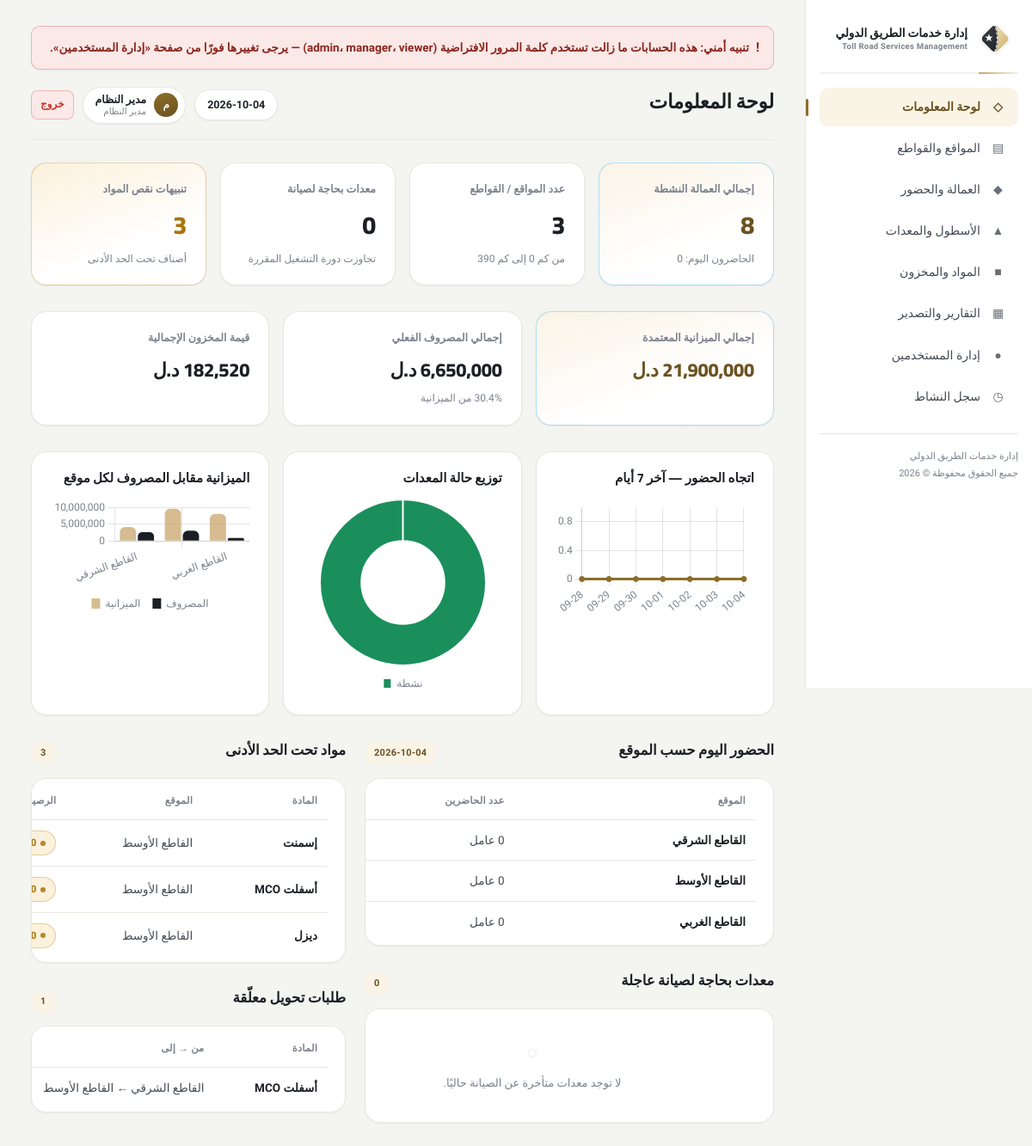
The page / (signed in) on the database its author committed.
### tables this page shows
CREATE TABLE sites (
    id              INTEGER PRIMARY KEY AUTOINCREMENT,
    name            TEXT NOT NULL,
    code            TEXT NOT NULL UNIQUE,
    km_from         REAL,
    km_to           REAL,
    progress_pct    REAL DEFAULT 0,      -- نسبة الإنجاز الفعلي
    budget          REAL DEFAULT 0,      -- الميزانية المعتمدة
    spent           REAL DEFAULT 0,      -- المصروف الفعلي
    manager_name    TEXT,                -- مدير الموقع المسؤول
    latitude        REAL,                -- إحداثيات الموقع (لخريطة الموقع)
    longitude       REAL,
    status          TEXT NOT NULL DEFAULT 'قيد التنفيذ',  -- قيد التنفيذ | متوقف | مكتمل
    created_at      TEXT DEFAULT (datetime('now'))
);

CREATE TABLE material_stock (
    id              INTEGER PRIMARY KEY AUTOINCREMENT,
    material_id     INTEGER NOT NULL,
    site_id         INTEGER NOT NULL,
    quantity        REAL DEFAULT 0,
    UNIQUE(material_id, site_id),
    FOREIGN KEY (material_id) REFERENCES materials(id),
    FOREIGN KEY (site_id) REFERENCES sites(id)
);

CREATE TABLE materials (
    id              INTEGER PRIMARY KEY AUTOINCREMENT,
    name            TEXT NOT NULL,
    unit            TEXT NOT NULL,
    min_threshold   REAL DEFAULT 0,
    cost_per_unit   REAL DEFAULT 0
);

CREATE TABLE material_transfers (
    id              INTEGER PRIMARY KEY AUTOINCREMENT,
    material_id     INTEGER NOT NULL,
    from_site_id    INTEGER,
    to_site_id      INTEGER NOT NULL,
    quantity        REAL NOT NULL,
    date            TEXT NOT NULL,
    status          TEXT NOT NULL DEFAULT 'قيد الانتظار',  -- قيد الانتظار | مكتمل | مرفوض
    note            TEXT,
    requested_by    TEXT,
    FOREIGN KEY (material_id) REFERENCES materials(id),
    FOREIGN KEY (from_site_id) REFERENCES sites(id),
    FOREIGN KEY (to_site_id) REFERENCES sites(id)
);

### app.py (the view)
@app.route("/")
@login_required
def dashboard():
    db = get_db()
    today = date.today().isoformat()
    sites = db.execute("SELECT * FROM sites ORDER BY km_from").fetchall()
    attendance_today = db.execute(
        """SELECT s.id as site_id, s.name as site_name,
                  COUNT(a.id) as present_count
           FROM sites s
           LEFT JOIN attendance a ON a.site_id = s.id
                AND a.date = ? AND a.status = 'حاضر'
           GROUP BY s.id ORDER BY s.km_from""",
        (today,),
    ).fetchall()
    total_workers = db.execute("SELECT COUNT(*) c FROM workers WHERE active=1").fetchone()["c"]
    present_today = db.execute(
        "SELECT COUNT(*) c FROM attendance WHERE date=? AND status='حاضر'", (today,)
    ).fetchone()["c"]
    maintenance_due = db.execute(
        """SELECT e.*, s.name as site_name FROM equipment e
           LEFT JOIN sites s ON s.id = e.site_id
           WHERE (e.operating_hours - e.hours_at_last_maint) >= e.maintenance_interval"""
    ).fetchall()
    low_stock = db.execute(
        """SELECT ms.*, m.name as material_name, m.unit, m.min_threshold, s.name as site_name
           FROM material_stock ms
           JOIN materials m ON m.id = ms.material_id
           JOIN sites s ON s.id = ms.site_id
           WHERE ms.quantity < m.min_threshold
           ORDER BY ms.quantity ASC"""
    ).fetchall()
    pending_transfers = db.execute(
        """SELECT t.*, m.name as material_name, m.unit,
                  sf.name as from_name, st.name as to_name
           FROM material_transfers t
           JOIN materials m ON m.id = t.material_id
           LEFT JOIN sites sf ON sf.id = t.from_site_id
           JOIN sites st ON st.id = t.to_site_id
           WHERE t.status = 'قيد الانتظار'
           ORDER BY t.date DESC"""
    ).fetchall()
    attendance_trend = []
    for i in range(6, -1, -1):
        d = (date.today() - timedelta(days=i)).isoformat()
        c = db.execute(
            "SELECT COUNT(*) c FROM attendance WHERE date=? AND status='حاضر'", (d,)
        ).fetchone()["c"]
        attendance_trend.append({"date": d[5:], "count": c})
    equipment_status = db.execute(
        "SELECT status, COUNT(*) c FROM equipment GROUP BY status"
    ).fetchall()
    stock_value = db.execute(
        """SELECT s.name as site_name, ROUND(SUM(ms.quantity * m.cost_per_unit), 0) as value
           FROM material_stock ms
           JOIN materials m ON m.id = ms.material_id
           JOIN sites s ON s.id = ms.site_id
           GROUP BY s.id ORDER BY s.km_from"""
    ).fetchall()
    budget_data = db.execute(
        "SELECT name, budget, spent, progress_pct FROM sites ORDER BY km_from"
    ).fetchall()
    total_budget = sum(s["budget"] or 0 for s in sites)
    total_spent = sum(s["spent"] or 0 for s in sites)
    db.close()
    return render_template(
        "dashboard.html",
        sites=sites,
        attendance_today=attendance_today,
        total_workers=total_workers,
        present_today=present_today,
        maintenance_due=maintenance_due,
        low_stock=low_stock,
        pending_transfers=pending_transfers,
        attendance_trend=attendance_trend,
        equipment_status=equipment_status,
        stock_value=stock_value,
        budget_data=budget_data,
        total_budget=total_budget,
        total_spent=total_spent,
        today=today,
    )

### templates/dashboard.html (shortened to what this page needs)
{% extends "base.html" %}
{% block page_title %}لوحة المعلومات{% endblock %}
{% block content %}
<div class="grid grid-4 section">
    <div class="card stat-card accent">
        <div class="stat-label">إجمالي العمالة النشطة</div>
        <div class="stat-value">{{ total_workers }}</div>
        <div class="stat-sub">الحاضرون اليوم: {{ present_today }}</div>
    </div>
    <div class="card stat-card">
        <div class="stat-label">عدد المواقع / القواطع</div>
        <div class="stat-value">{{ sites|length }}</div>
        <div class="stat-sub">من كم 0 إلى كم 390</div>
    </div>
    <div class="card stat-card {{ 'warn' if maintenance_due|length > 0 }}">
        <div class="stat-label">معدات بحاجة لصيانة</div>
        <div class="stat-value">{{ maintenance_due|length }}</div>
        <div class="stat-sub">تجاوزت دورة التشغيل المقررة</div>
    </div>
    <div class="card stat-card {{ 'warn' if low_stock|length > 0 }}">
        <div class="stat-label">تنبيهات نقص المواد</div>
        <div class="stat-value">{{ low_stock|length }}</div>
        <div class="stat-sub">أصناف تحت الحد الأدنى</div>
    </div>
</div>
<div class="grid grid-3 section">
    <div class="card stat-card accent">
        <div class="stat-label">إجمالي الميزانية المعتمدة</div>
        <div class="stat-value" style="font-size:22px;">{{ "{:,.0f}".format(total_budget) }} د.ل</div>
    </div>
    <div class="card stat-card {{ 'warn' if total_spent > total_budget else '' }}">
        <div class="stat-label">إجمالي المصروف الفعلي</div>
        <div class="stat-value" style="font-size:22px;">{{ "{:,.0f}".format(total_spent) }} د.ل</div>
        <div class="stat-sub">{{ ((total_spent/total_budget*100)|round(1)) if total_budget else 0 }}% من الميزانية</div>
    </div>
    <div class="card stat-card">
        <div class="stat-label">قيمة المخزون الإجمالية</div>
        <div class="stat-value" style="font-size:22px;">{{ "{:,.0f}".format(stock_value|sum(attribute='value') if stock_value else 0) }} د.ل</div>
    </div>
</div>
<div class="grid grid-3 section">
    <div class="chart-card">
        <h2>اتجاه الحضور — آخر 7 أيام</h2>
        <canvas id="attendanceChart" height="180"></canvas>
    </div>
    <div class="chart-card">
        <h2>توزيع حالة المعدات</h2>
        <canvas id="equipmentChart" height="180"></canvas>
    </div>
    <div class="chart-card">
        <h2>الميزانية مقابل المصروف لكل موقع</h2>
        <canvas id="budgetChart" height="180"></canvas>
    </div>
</div>
<div class="two-col">
    <div>
        <div class="section">
            <div class="section-head">
                <h2>الحضور اليوم حسب الموقع</h2>
                <span class="count-pill">{{ today }}</span>
            </div>
            <div class="table-wrap">
                <div class="card-pad">
                <table>
                    <thead><tr><th>الموقع</th><th>عدد الحاضرين</th></tr></thead>
                    <tbody>
                    {% for row in attendance_today %}
                        <tr>
                            <td data-label="الموقع">{{ row.site_name }}</td>
                            <td data-label="عدد الحاضرين">{{ row.present_count }} عامل</td>
                        </tr>
                    {% endfor %}
                    </tbody>
                </table>
                </div>
            </div>
        </div>
        <div class="section">
            <div class="section-head">
                <h2>معدات بحاجة لصيانة عاجلة</h2>
                <span class="count-pill">{{ maintenance_due|length }}</span>
            </div>
            <div class="table-wrap">
                <div class="card-pad">
                {% if maintenance_due %}
                <table>
                    <thead><tr><th>المعدة</th><th>الموقع</th><th>ساعات منذ آخر صيانة</th></tr></thead>
                    <tbody>
                    {% for e in maintenance_due %}
                        <tr>
                            <td data-label="المعدة">{{ e.name }} <span class="muted">({{ e.code }})</span></td>
                            <td data-label="الموقع">{{ e.site_name or '—' }}</td>
                            <td data-label="ساعات منذ آخر صيانة"><span class="badge badge-red">{{ (e.operating_hours - e.hours_at_last_maint)|round(0) }} ساعة</span></td>
                        </tr>
                    {% endfor %}
                    </tbody>
                </table>
                {% else %}
                    <div class="empty">لا توجد معدات متأخرة عن الصيانة حاليًا.</div>
                {% endif %}
                </div>
            </div>
        </div>
    </div>
    <div>
        <div class="section">
            <div class="section-head">
                <h2>مواد تحت الحد الأدنى</h2>
                <span class="count-pill">{{ low_stock|length }}</span>
            </div>
            <div class="table-wrap">
                <div class="card-pad">
                {% if low_stock %}
                <table>
                    <thead><tr><th>المادة</th><th>الموقع</th><th>الرصيد</th></tr></thead>
                    <tbody>
                    {% for s in low_stock %}
                        <tr>
                            <td data-label="المادة">{{ s.material_name }}</td>
                            <td data-label="الموقع">{{ s.site_name }}</td>
                            <td data-label="الرصيد"><span class="badge badge-amber">{{ s.quantity }} / {{ s.min_threshold }} {{ s.unit }}</span></td>
                        </tr>
                    {% endfor %}
                    </tbody>
                </table>
                {% else %}
                    <div class="empty">جميع الأرصدة ضمن الحدود الآمنة.</div>
                {% endif %}
                </div>
            </div>
        </div>
        <div class="section">
            <div class="section-head">
                <h2>طلبات تحويل معلّقة</h2>
                <span class="count-pill">{{ pending_transfers|length }}</span>
            </div>
            <div class="table-wrap">
                <div class="card-pad">
                {% if pending_transfers %}
                <table>
                    <thead><tr><th>المادة</th><th>من → إلى</th><th>الكمية</th></tr></thead>
                    <tbody>
                    {% for t in pending_transfers %}
                        <tr>
                            <td data-label="المادة">{{ t.material_name }}</td>
                            <td data-label="من → إلى">{{ t.from_name or 'مستودع مركزي' }} ← {{ t.to_name }}</td>
                        </tr>
                    {% endfor %}
                    </tbody>
                </table>
                {% else %}
                    <div class="empty">لا توجد طلبات تحويل معلّقة.</div>
                {% endif %}
                </div>
            </div>
        </div>
    </div>
</div>
{% endblock %}
{% block scripts %}
<script>
(function(){
    var ink = '#1C1F24', gold = '#C9A66B', bronze = '#8C6D28', red = '#C7362D', green = '#1A8F5C', muted = '#7C828C';
    Chart.defaults.font.family = "'Tajawal','Cairo',sans-serif";
    Chart.defaults.color = muted;
    new Chart(document.getElementById('attendanceChart'), {
        type: 'line',
        data: {
            labels: {{ attendance_trend|map(attribute='date')|list|tojson }},
            datasets: [{
                label: 'عدد الحاضرين',
                data: {{ attendance_trend|map(attribute='count')|list|tojson }},
                borderColor: bronze, backgroundColor: 'rgba(140,109,40,.14)',
                fill: true, tension: .35, pointRadius: 3, pointBackgroundColor: bronze,
            }]
        },
        options: { plugins:{legend:{display:false}}, scales:{ y:{ beginAtZero:true } } }
    });
    new Chart(document.getElementById('equipmentChart'), {
        type: 'doughnut',
        data: {
            labels: {{ equipment_status|map(attribute='status')|list|tojson }},
            datasets: [{
                data: {{ equipment_status|map(attribute='c')|list|tojson }},
                backgroundColor: [green, gold, red, ink],
                borderWidth: 2, borderColor: '#fff',
            }]
        },
        options: { plugins:{ legend:{ position:'bottom', labels:{ boxWidth:10, padding:14 } } } }
    });
    new Chart(document.getElementById('budgetChart'), {
        type: 'bar',
        data: {
            labels: {{ budget_data|map(attribute='name')|list|tojson }},
            datasets: [
                { label: 'الميزانية', data: {{ budget_data|map(attribute='budget')|list|tojson }}, backgroundColor: 'rgba(201,166,107,.75)', borderRadius: 6 },
                { label: 'المصروف', data: {{ budget_data|map(attribute='spent')|list|tojson }}, backgroundColor: ink, borderRadius: 6 }
            ]
        },
        options: { plugins:{ legend:{ position:'bottom', labels:{ boxWidth:10, padding:14 } } }, scales:{ y:{ beginAtZero:true } } }
    });
})();
</script>
{% endblock %}

### rows shown on the page
sites: site_name "القاطع الشرقي", present_count "0"
sites: site_name "القاطع الأوسط", present_count "0"
sites: site_name "القاطع الغربي", present_count "0"
material_stock: material_name "إسمنت", site_name "القاطع الأوسط"
material_stock: material_name "أسفلت MCO", site_name "القاطع الأوسط"
material_stock: material_name "ديزل", site_name "القاطع الأوسط"
material_transfers: material_name "أسفلت MCO", name "القاطع الشرقي", to_name "القاطع الأوسط"

### other values the page prints
{{ default_password_users|join('، ') }} "admin، manager، viewer"
{{ current_user.full_name[0] if current_user.full_name else '؟' }} "م"
{{ current_user.full_name }} "مدير النظام"
{{ current_user.role_label }} "مدير النظام"
{{ total_workers }} "8"
{{ present_today }} "0"
{{ sites|length }} "3"
{{ maintenance_due|length }} "0"
{{ low_stock|length }} "3"
{{ "{:,.0f}".format(total_budget) }} "21,900,000"
{{ "{:,.0f}".format(total_spent) }} "6,650,000"
{{ ((total_spent/total_budget*100)|round(1)) if total_budget else 0 }} "30.4"
{{ pending_transfers|length }} "1"
chart data {{ attendance_trend|map(attribute='date')|list|tojson }} ["09-28", "09-29", "09-30", "10-01", "10-02", "10-03", "10-04"]
chart data {{ attendance_trend|map(attribute='count')|list|tojson }} [0, 0, 0, 0, 0, 0, 0]
